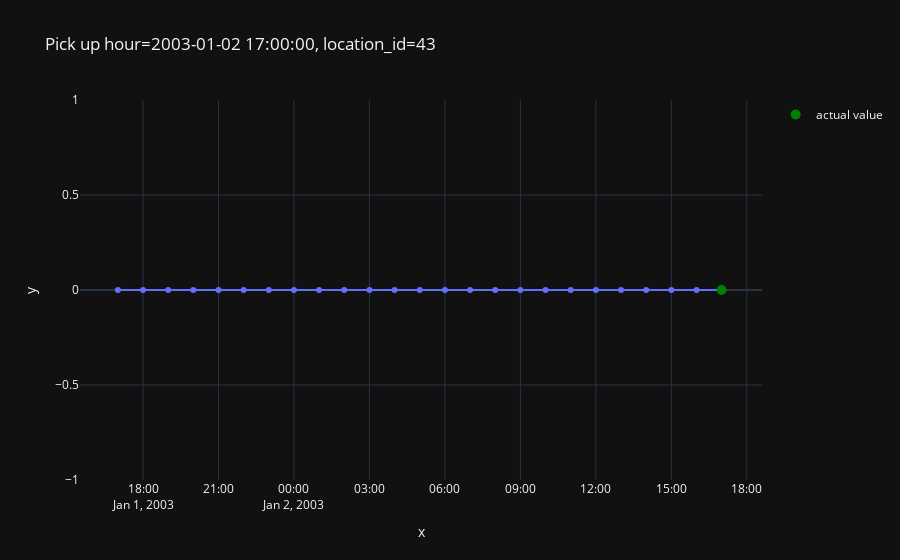

This figure's notebook cell:
### Code cell
from typing import Optional
from datetime import timedelta
import pandas as pd
import plotly.express as px

def plot_one_sample(
    example_id: int,
    features: pd.DataFrame,
    df_processed: pd.DataFrame,
    targets: Optional[pd.Series] = None,
    predictions: Optional[pd.Series] = None,
    display_title: Optional[bool] = True,
):
    # Obtener las features para ese ejemplo concreto
    features_ = features.loc[example_id]
    
    # Obtener el target (valor real)
    target_ = targets.loc[example_id] if targets is not None else None
    
    # Extraer columnas que son lags
    ts_columns = [c for c in features.columns if c.startswith('rides_previous_')]
    
    # Valores históricos + el target
    ts_values = [features_[c] for c in ts_columns] + [target_]
    
    # Crear el rango de fechas (lags + target)
    ts_dates = pd.date_range(
        df_processed.loc[example_id, 'pickup_hour'] - timedelta(hours=len(ts_columns)),
        df_processed.loc[example_id, 'pickup_hour'],
        freq='H'
    )

    # Crear gráfico interactivo con Plotly
    title = f'Pick up hour={df_processed.loc[example_id, "pickup_hour"]}, location_id={df_processed.loc[example_id, "pickup_location_id"]}' if display_title else None
    fig = px.line(
        x=ts_dates, y=ts_values,
        template='plotly_dark',
        markers=True, title=title
    )
    
    # Añadir target real como punto verde
    if targets is not None:
        fig.add_scatter(x=ts_dates[-1:], y=[target_],
                        line_color='green',
                        mode='markers', marker_size=10, name='actual value') 
        
    # Añadir predicción como X roja si existe
    if predictions is not None:
        prediction_ = predictions.iloc[example_id]
        fig.add_scatter(x=ts_dates[-1:], y=[prediction_],
                        line_color='red',
                        mode='markers', marker_symbol='x', marker_size=15,
                        name='prediction')             
    
    fig.show()

# ------------ USO ------------

df_processed = pd.read_parquet('../data/processed/df_lags.parquet')
df_features = pd.read_parquet('../data/processed/X.parquet')
df_target = pd.read_parquet('../data/processed/y.parquet')

# Ahora simplemente ejecuta:
plot_one_sample(
    example_id=43, 
    features=df_features, 
    df_processed=df_processed,
    targets=df_target['rides']
)

### Figure 1 — Plotly figure (JSON) as saved in the notebook; plotly's stock layout.template omitted (floating-point values rounded to 4 significant figures)
{"data": [{"hovertemplate": "x=%{x}<br>y=%{y}<extra></extra>", "legendgroup": "", "line": {"color": "#636efa", "dash": "solid"}, "marker": {"symbol": "circle"}, "mode": "lines+markers", "name": "", "orientation": "v", "showlegend": false, "type": "scatter", "x": ["2003-01-01T17:00:00", "2003-01-01T18:00:00", "2003-01-01T19:00:00", "2003-01-01T20:00:00", "2003-01-01T21:00:00", "2003-01-01T22:00:00", "2003-01-01T23:00:00", "2003-01-02T00:00:00", "2003-01-02T01:00:00", "2003-01-02T02:00:00", "2003-01-02T03:00:00", "2003-01-02T04:00:00", "2003-01-02T05:00:00", "2003-01-02T06:00:00", "2003-01-02T07:00:00", "2003-01-02T08:00:00", "2003-01-02T09:00:00", "2003-01-02T10:00:00", "2003-01-02T11:00:00", "2003-01-02T12:00:00", "2003-01-02T13:00:00", "2003-01-02T14:00:00", "2003-01-02T15:00:00", "2003-01-02T16:00:00", "2003-01-02T17:00:00"], "xaxis": "x", "y": [0, 0, 0, 0, 0, 0, 0, 0, 0, 0, 0, 0, 0, 0, 0, 0, 0, 0, 0, 0, 0, 0, 0, 0, 0], "yaxis": "y"}, {"line": {"color": "green"}, "marker": {"size": 10}, "mode": "markers", "name": "actual value", "type": "scatter", "x": ["2003-01-02T17:00:00"], "y": [0]}], "layout": {"legend": {"tracegroupgap": 0}, "title": {"text": "Pick up hour=2003-01-02 17:00:00, location_id=43"}, "xaxis": {"anchor": "y", "domain": [0, 1], "title": {"text": "x"}}, "yaxis": {"anchor": "x", "domain": [0, 1], "title": {"text": "y"}}}}
